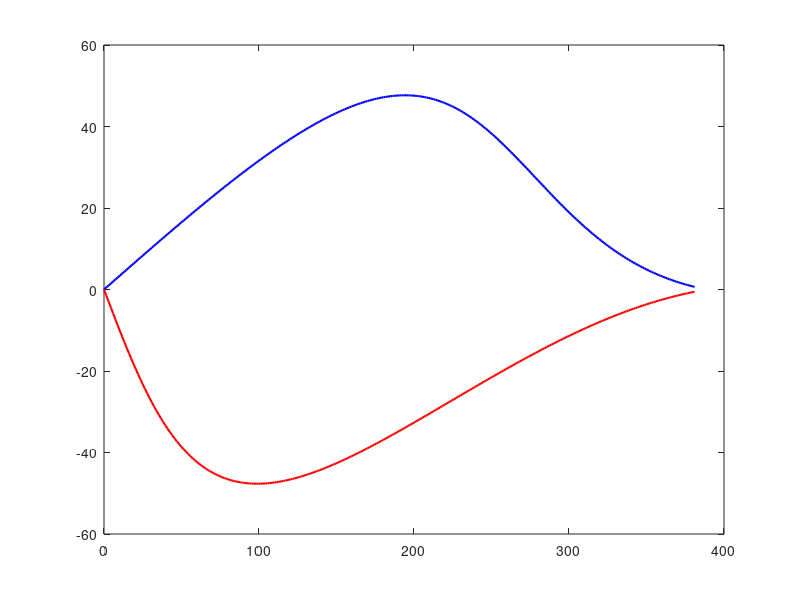

Here is the MATLAB script that generated this plot: (Note: this script raises an error after producing the figure.)
%% 实验1：BPSK(1) 多径误差包络，BW = 2 MHz
% 直达时延为零；单条反射路径，无噪声。BW 为双边总带宽。
Rc = 1.023e6;
Tc = 1/Rc;
cLight = 299792458;
BW = 2e6;
powerRatioDB = -6;
alpha = 10^(powerRatioDB/20); % 功率比转为幅度比，约 0.5012。
delayChip = (0:0.005:1.3).';
phaseDeg = [0 180];

% 独立等概率 BPSK 矩形码片的理想自相关等于单码片脉冲的自相关。
% 用一个矩形码片求等效相关函数，避免有限伪码互相关引入额外偏差。
samplesPerChip = 1024;
Fs = samplesPerChip*Rc;
Nfft = 2^20;
pulse = zeros(1,Nfft);
pulse(1:samplesPerChip) = 1;
f = [0:Nfft/2-1, -Nfft/2:-1]*Fs/Nfft;
H = double(abs(f) <= BW/2); % 理想矩形低通，通带为 [-BW/2, BW/2]。
X = fft(pulse);
% 频域滤波与相关：IFFT{X*H*conj(X)}，等价于先滤波再相关。
Rperiodic = real(ifft(abs(X).^2 .* H));
lagIndex = -3*samplesPerChip:3*samplesPerChip;
lagChip = lagIndex/samplesPerChip;
R = Rperiodic(mod(lagIndex,Nfft)+1)/Rperiodic(1);
Rinterp = spline(lagChip,R);

% 叠加直达和反射相关函数，寻找相关幅度峰值。
% 测距误差 = 估计距离 - 真实距离；直达时延为零，峰右移对应正误差。
searchChip = -0.6:0.002:0.6;
peakChip = zeros(numel(delayChip),2);
errorMeter = zeros(size(peakChip));
options = optimset('TolX',1e-10,'Display','off');
for k = 1:numel(delayChip)
    for p = 1:2
        echoWeight = alpha*exp(1i*phaseDeg(p)*pi/180);
        corrPower = @(u) abs(ppval(Rinterp,u) + ...
            echoWeight*ppval(Rinterp,u-delayChip(k))).^2;
        [~,iPeak] = max(corrPower(searchChip));
        assert(iPeak>1 && iPeak<numel(searchChip), '峰值落在搜索边界，请扩大搜索范围。');
        % 先网格定位，再在峰值相邻区间细化，避免峰值量化成台阶。
        peakChip(k,p) = fminbnd(@(u) -corrPower(u), ...
            searchChip(iPeak-1),searchChip(iPeak+1),options);
    end
end
errorMeter = peakChip*Tc*cLight;
pathDifference = delayChip*Tc*cLight;

figure(1); clf;
set(gcf,'Name','BPSK(1)：2 MHz','NumberTitle','off','Position',[120 120 850 520]);
plot(pathDifference,errorMeter(:,1),'b-','LineWidth',1.5); hold on;
plot(pathDifference,errorMeter(:,2),'r-','LineWidth',1.5);
yline(0,':','HandleVisibility','off');
grid on; xlim([0 pathDifference(end)]);
xlabel('多径相对路径差 / m'); ylabel('多径测距误差 / m');
title('BPSK(1)，BW = 2 MHz，功率比 = -6 dB');
legend('相移 0°','相移 180°','Location','best');

% 汇总结果，在命令窗口显示并以 UTF-8 合并保存到 result.txt。
resultText = [sprintf('===== BPSK(1)，BW = 2 MHz =====\n'), ...
    sprintf('误差定义：估计距离 - 真实距离（峰右移为正）\n'), ...
    sprintf('功率比 = %.4f；幅度比 = %.6f\n',10^(powerRatioDB/10),alpha), ...
    sprintf('时延范围 = 0~1.3 Tc；路径差范围 = 0~%.3f m\n',pathDifference(end))];
for p = 1:2
    [maxError,iMax] = max(abs(errorMeter(:,p)));
    resultText = [resultText, sprintf( ...
        '相移 %3d°：最大绝对误差 = %.4f m，对应有符号误差 = %+.4f m，相对时延 = %.3f Tc\n', ...
        phaseDeg(p),maxError,errorMeter(iMax,p),delayChip(iMax))]; %#ok<AGROW>
end
fprintf('%s',resultText);
outputDir = fileparts(mfilename('fullpath'));
if isempty(outputDir), outputDir = pwd; end
resultFile = fullfile(outputDir,'result.txt');
% 从已有结果中保留另一节；按带宽替换当前节，防止重复追加。
resultBlocks = {'', ''};
if isfile(resultFile)
    oldText = fileread(resultFile);
    [blockStart,~,bandwidthToken] = regexp(oldText, ...
        '(?m)^===== BPSK\(1\)，BW = (2|24) MHz =====', ...
        'start','end','tokens');
    for b = 1:numel(blockStart)
        if b < numel(blockStart), lastChar = blockStart(b+1)-1;
        else, lastChar = numel(oldText); end
        blockSlot = 1 + strcmp(bandwidthToken{b}{1},'24');
        resultBlocks{blockSlot} = [strtrim(oldText(blockStart(b):lastChar)), newline];
    end
end
resultBlocks{1} = resultText;
combinedText = strjoin(resultBlocks(~cellfun('isempty',resultBlocks)),newline);
[fid,message] = fopen(resultFile,'w','n','UTF-8');
assert(fid ~= -1,'无法创建结果文件：%s',message);
fprintf(fid,'%s',combinedText);
fclose(fid);
fprintf('结果已保存：%s\n',resultFile);

%% 实验2：BPSK(1) 多径误差包络，BW = 24 MHz
% 直达时延为零；单条反射路径，无噪声。BW 为双边总带宽。
Rc = 1.023e6;
Tc = 1/Rc;
cLight = 299792458;
BW = 24e6;
powerRatioDB = -6;
alpha = 10^(powerRatioDB/20); % 功率比转为幅度比，约 0.5012。
delayChip = (0:0.005:1.3).';
phaseDeg = [0 180];

% 独立等概率 BPSK 矩形码片的理想自相关等于单码片脉冲的自相关。
% 用一个矩形码片求等效相关函数，避免有限伪码互相关引入额外偏差。
samplesPerChip = 1024;
Fs = samplesPerChip*Rc;
Nfft = 2^20;
pulse = zeros(1,Nfft);
pulse(1:samplesPerChip) = 1;
f = [0:Nfft/2-1, -Nfft/2:-1]*Fs/Nfft;
H = double(abs(f) <= BW/2); % 理想矩形低通，通带为 [-BW/2, BW/2]。
X = fft(pulse);
% 频域滤波与相关：IFFT{X*H*conj(X)}，等价于先滤波再相关。
Rperiodic = real(ifft(abs(X).^2 .* H));
lagIndex = -3*samplesPerChip:3*samplesPerChip;
lagChip = lagIndex/samplesPerChip;
R = Rperiodic(mod(lagIndex,Nfft)+1)/Rperiodic(1);
Rinterp = spline(lagChip,R);

% 叠加直达和反射相关函数，寻找相关幅度峰值。
% 测距误差 = 估计距离 - 真实距离；直达时延为零，峰右移对应正误差。
searchChip = -0.6:0.002:0.6;
peakChip = zeros(numel(delayChip),2);
errorMeter = zeros(size(peakChip));
options = optimset('TolX',1e-10,'Display','off');
for k = 1:numel(delayChip)
    for p = 1:2
        echoWeight = alpha*exp(1i*phaseDeg(p)*pi/180);
        corrPower = @(u) abs(ppval(Rinterp,u) + ...
            echoWeight*ppval(Rinterp,u-delayChip(k))).^2;
        [~,iPeak] = max(corrPower(searchChip));
        assert(iPeak>1 && iPeak<numel(searchChip), '峰值落在搜索边界，请扩大搜索范围。');
        % 先网格定位，再在峰值相邻区间细化，避免峰值量化成台阶。
        peakChip(k,p) = fminbnd(@(u) -corrPower(u), ...
            searchChip(iPeak-1),searchChip(iPeak+1),options);
    end
end
errorMeter = peakChip*Tc*cLight;
pathDifference = delayChip*Tc*cLight;

figure(2); clf;
set(gcf,'Name','BPSK(1)：24 MHz','NumberTitle','off','Position',[120 120 850 520]);
plot(pathDifference,errorMeter(:,1),'b-','LineWidth',1.5); hold on;
plot(pathDifference,errorMeter(:,2),'r-','LineWidth',1.5);
yline(0,':','HandleVisibility','off');
grid on; xlim([0 pathDifference(end)]);
xlabel('多径相对路径差 / m'); ylabel('多径测距误差 / m');
title('BPSK(1)，BW = 24 MHz，功率比 = -6 dB');
legend('相移 0°','相移 180°','Location','best');

% 汇总结果，在命令窗口显示并以 UTF-8 合并保存到 result.txt。
resultText = [sprintf('===== BPSK(1)，BW = 24 MHz =====\n'), ...
    sprintf('误差定义：估计距离 - 真实距离（峰右移为正）\n'), ...
    sprintf('功率比 = %.4f；幅度比 = %.6f\n',10^(powerRatioDB/10),alpha), ...
    sprintf('时延范围 = 0~1.3 Tc；路径差范围 = 0~%.3f m\n',pathDifference(end))];
for p = 1:2
    [maxError,iMax] = max(abs(errorMeter(:,p)));
    resultText = [resultText, sprintf( ...
        '相移 %3d°：最大绝对误差 = %.4f m，对应有符号误差 = %+.4f m，相对时延 = %.3f Tc\n', ...
        phaseDeg(p),maxError,errorMeter(iMax,p),delayChip(iMax))]; %#ok<AGROW>
end
fprintf('%s',resultText);
outputDir = fileparts(mfilename('fullpath'));
if isempty(outputDir), outputDir = pwd; end
resultFile = fullfile(outputDir,'result.txt');
% 从已有结果中保留另一节；按带宽替换当前节，防止重复追加。
resultBlocks = {'', ''};
if isfile(resultFile)
    oldText = fileread(resultFile);
    [blockStart,~,bandwidthToken] = regexp(oldText, ...
        '(?m)^===== BPSK\(1\)，BW = (2|24) MHz =====', ...
        'start','end','tokens');
    for b = 1:numel(blockStart)
        if b < numel(blockStart), lastChar = blockStart(b+1)-1;
        else, lastChar = numel(oldText); end
        blockSlot = 1 + strcmp(bandwidthToken{b}{1},'24');
        resultBlocks{blockSlot} = [strtrim(oldText(blockStart(b):lastChar)), newline];
    end
end
resultBlocks{2} = resultText;
combinedText = strjoin(resultBlocks(~cellfun('isempty',resultBlocks)),newline);
[fid,message] = fopen(resultFile,'w','n','UTF-8');
assert(fid ~= -1,'无法创建结果文件：%s',message);
fprintf(fid,'%s',combinedText);
fclose(fid);
fprintf('结果已保存：%s\n',resultFile);
